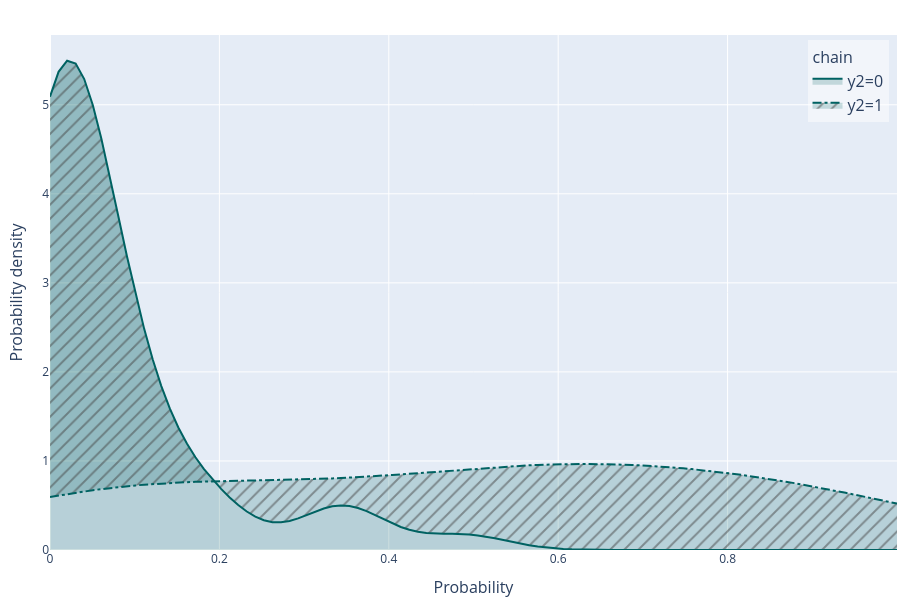

Write notebook code for a chart like this one.
### Code cell
# Quando o parâmetro target também especifica a classe, use o formato (coluna, classe)
experionml.plot_probabilities(models="chain", target=(2, 1))
